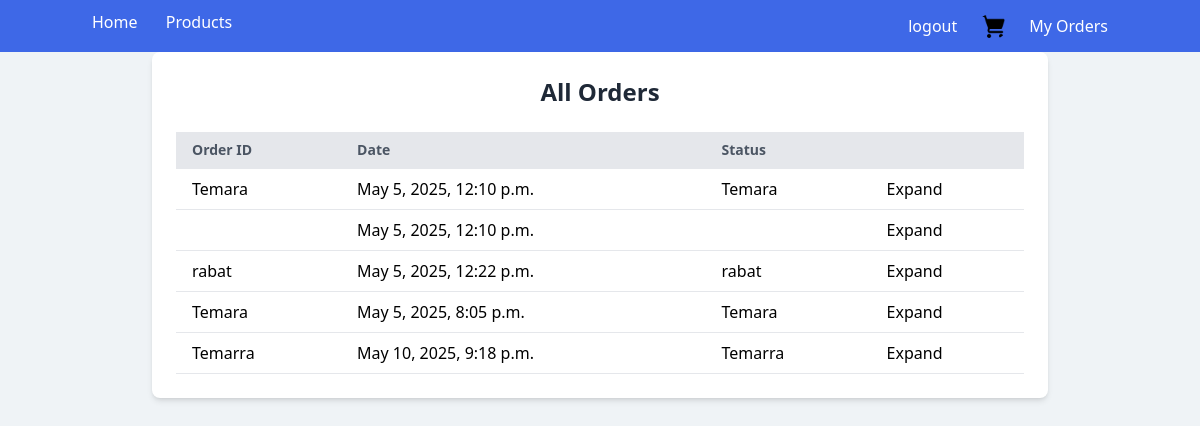
/orders/track_orders (signed in), run on an earlier commit of the app's database.
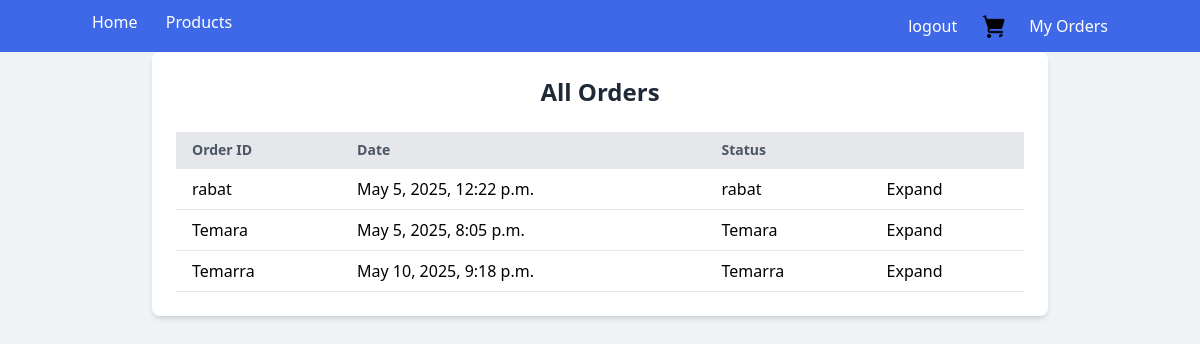
And on a later commit of the database.
### orders/models.py (models this page shows)
class Order(models.Model):
    user = models.ForeignKey(User, on_delete=models.CASCADE)
    created_at = models.DateTimeField(auto_now_add=True)
    city = models.TextField()
    address = models.TextField()
    status = models.CharField(max_length=20, choices=[
        ('pending', 'Pending'),
        ('shipped', 'Shipped'),
        ('delivered', 'Delivered')
    ])

### orders/views.py (the view)
# urls.py: path('track_orders',views.track_order,name='track_page'),
@login_required(login_url='users:login')
def track_order(request):
    orders = Order.objects.filter(user = request.user)
    return render(request,'order/track_orders.html',{"orders":orders})

### orders/templates/order/track_orders.html
{% extends 'Home.html'%}
{% block content %}
<div class="max-w-4xl mx-auto bg-white p-6 rounded-lg shadow-md">
    <h1 class="text-2xl font-semibold text-center text-gray-800 mb-6">All Orders</h1>
    <table class="min-w-full table-auto border-collapse">
      <thead>
        <tr class="bg-gray-200 text-left text-sm font-medium text-gray-600">
          <th class="px-4 py-2 border-b">Order ID</th>
          <th class="px-4 py-2 border-b">Date</th>
          <th class="px-4 py-2 border-b">Status</th>
          <th class="px-4 py-2 border-b"></th>
        </tr>
      </thead>
      <tbody >
        {% for order in orders %}
            <tr>
                <td class="px-4 py-2 border-b">{{order.city}}</td>
                <td class="px-4 py-2 border-b">{{order.created_at}}</td>
                <td class="px-4 py-2 border-b">{{order.city}}</td>
                <td class="px-4 py-2 border-b"><a href="{% url 'orders:detail_page' order.id %}">Expand</a></td>
            </tr>
        {% endfor %}
      </tbody>
    </table>
  </div>
{% endblock %}

What changed in the data, as far as the page shows it:
removed Order: city "Temara", created_at "May 5, 2025, 12:10 p.m."
removed Order: created_at "May 5, 2025, 12:10 p.m."
